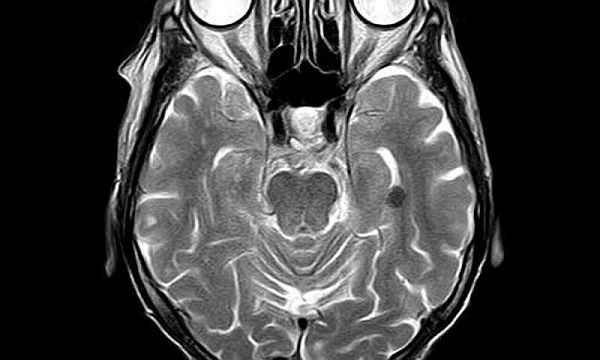
#> input picture images/brain.jpg, 600 x 360 px
$ python inverse_image.py
#> lines starting #> are read from the running program, lines starting #| are printed output that depends on the picture
import cv2
import numpy as np

def inverse_image(gray):
    '''
    Convert the gray image to it's inverse image
    gray - input image must be gray scale
    '''
    h, w = gray.shape
    # print("{} {}".format(w,h))
    mask = 255*np.ones([h,w], dtype=np.uint8)
    i_img = mask - gray
    return i_img

if __name__ == "__main__":
    # Read image
    img = cv2.imread("images/brain.jpg")
#> img is the input picture: shape (360, 600, 3); min 0, max 255, mean 65.1

    # Convert image to gray
    gray = cv2.cvtColor(img, cv2.COLOR_BGR2GRAY)

    # Inverse the image
    i_img = inverse_image(gray)
#> in inverse_image, `i_img = mask - gray`:
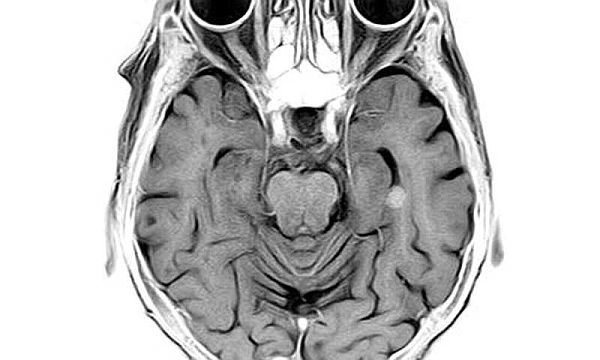
#> i_img: shape (360, 600); min 0, max 255, mean 189.9

    # Show
    cv2.imshow("Original", gray)
    cv2.imshow("Inverse Image", i_img)
    cv2.waitKey(0)

$ run again, with images/heart.jpg copied over images/brain.jpg
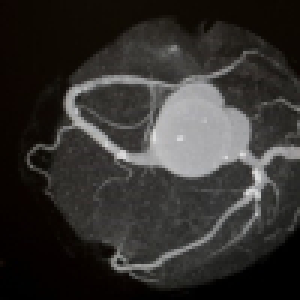
#> input picture images/heart.jpg, 100 x 100 px (shown 3 times larger)
#> img is the input picture: shape (100, 100, 3); mean B, G, R 47.1, 49.7, 51.9
#> in inverse_image, `i_img = mask - gray`:
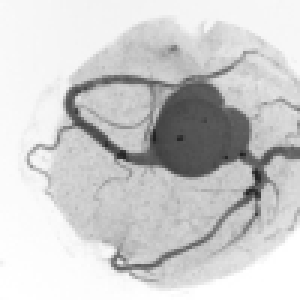
#> i_img: shape (100, 100) (shown 3 times larger); min 32, max 255, mean 204.9
